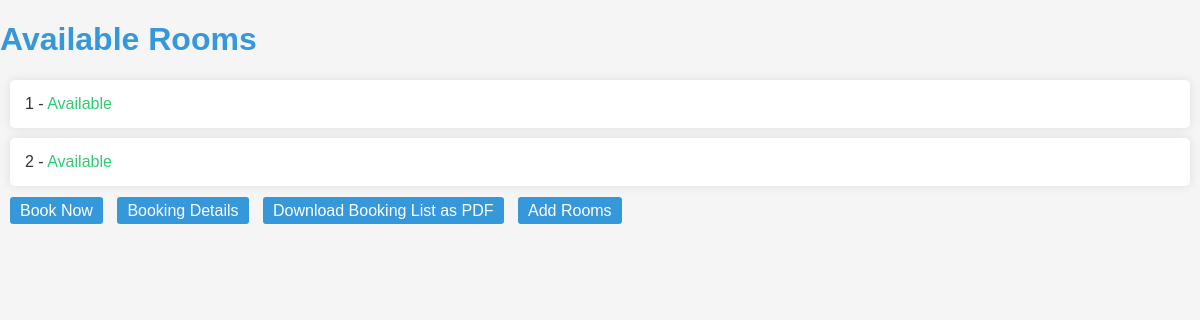
The app's page /, older data.
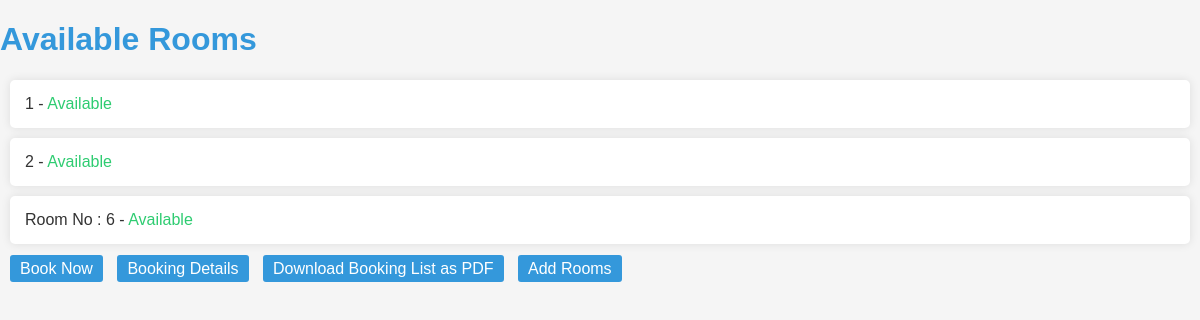
The same page, newer data.
### svapp/models.py (models this page shows, shortened)
class Room(models.Model):
    room_number = models.CharField(max_length=50)
    is_available = models.BooleanField(default=True)

### svapp/views.py (the view)
# urls.py: path('', room_list, name='room_list'),
def room_list(request):
    rooms = Room.objects.all()
    now = timezone.now()
    for room in rooms:
        bookings = Booking.objects.filter(rooms=room, checkout_datetime__gte=now)
        if bookings.exists():
            room.is_available = False
            room.booking = bookings.first()
        else:
            room.is_available = True
            room.booking = None
    return render(request, 'room_list.html', {'rooms': rooms, 'now': now})

### svapp/templates/room_list.html (shortened to what this page needs)
<!DOCTYPE html>
<html lang="en">
<head>
</head>
<body>
    <h1>Available Rooms</h1>
    <ul>
        {% for room in rooms %}
            <li>
                {{ room.room_number }} -
                {% if room.is_available %}
                    <span class="available">Available</span>
                {% else %}
                    <span class="booked">Booked until {{ room.booking.checkout_datetime }}</span>
                    {% if room.booking %}
                        <a class="book-now-btn" href="{% url 'edit_booking' room.booking.id %}">Edit Booking</a>
                    {% endif %}
                {% endif %}
            </li>
        {% endfor %}
    </ul>
    <a class="book-now-btn" href="{% url 'book_room' %}">Book Now</a>
    <a class="book-now-btn" href="{% url 'booking_list' %}">Booking Details</a>
    <a class="book-now-btn" href="{% url 'generate_pdf' %}">Download Booking List as PDF</a>
    <a class="book-now-btn" href="{% url 'add_room' %}">Add Rooms</a>
</body>
</html>

Row changes from the older to the newer data that the page shows:
added Room: room_number "Room No : 6", is_available "Available"
